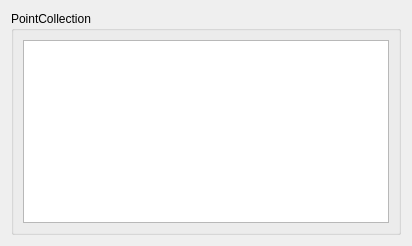
<?xml version="1.0" encoding="UTF-8"?>
<ui version="4.0">
 <class>TransformCollectionControl</class>
 <widget class="QWidget" name="TransformCollectionControl">
  <property name="geometry">
   <rect>
    <x>0</x>
    <y>0</y>
    <width>412</width>
    <height>246</height>
   </rect>
  </property>
  <property name="windowTitle">
   <string>Form</string>
  </property>
  <layout class="QGridLayout" name="gridLayout">
   <item row="0" column="0">
    <widget class="QGroupBox" name="groupBox">
     <property name="sizePolicy">
      <sizepolicy hsizetype="Expanding" vsizetype="Expanding">
       <horstretch>0</horstretch>
       <verstretch>0</verstretch>
      </sizepolicy>
     </property>
     <property name="title">
      <string>PointCollection</string>
     </property>
     <layout class="QGridLayout" name="gridLayout_3">
      <item row="0" column="0">
       <widget class="QListWidget" name="listWidgetPoints"/>
      </item>
     </layout>
    </widget>
   </item>
  </layout>
 </widget>
 <resources/>
 <connections/>
</ui>
